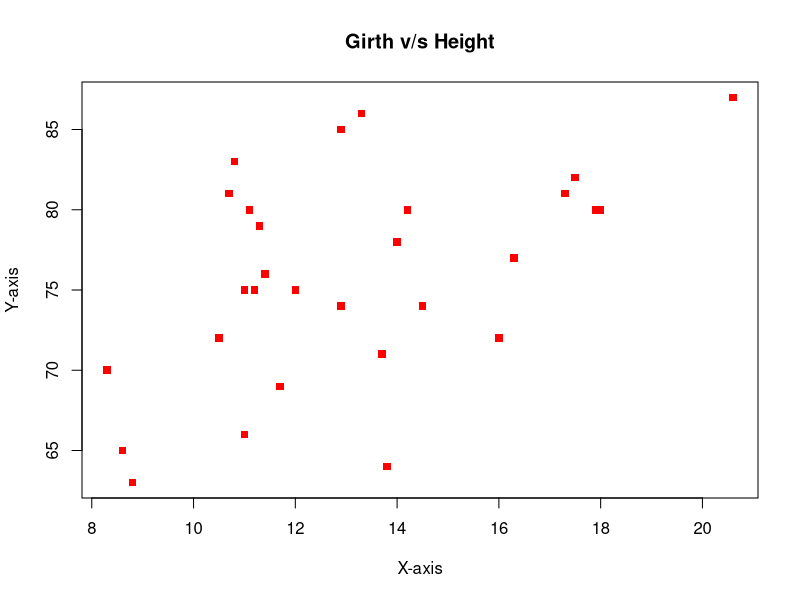
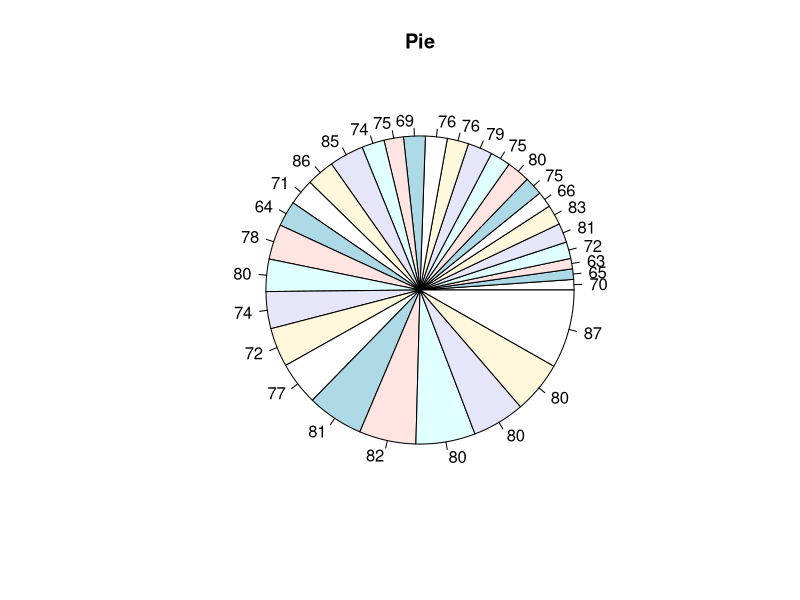
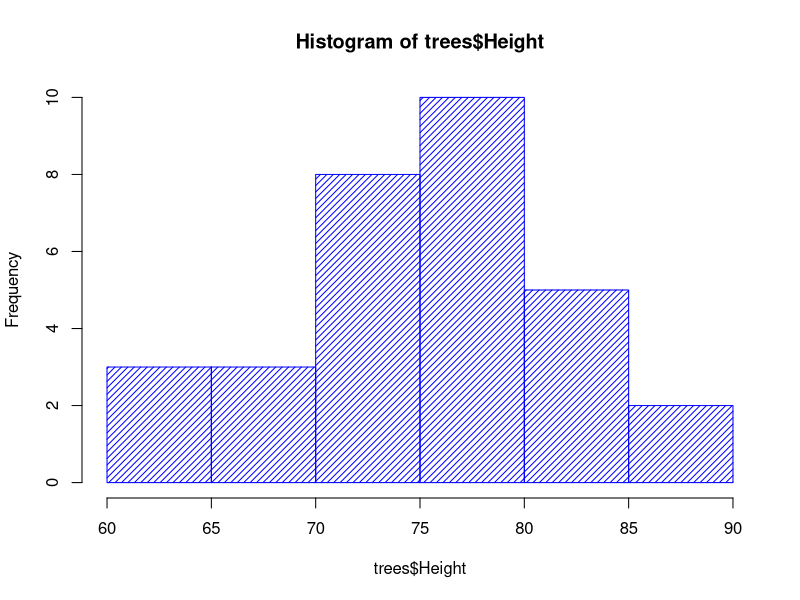

R code for these plots, in order:
data("trees")
print(head(trees,10))
print(tail(trees))
print(nrow(trees))
print(ncol(trees))
print(dim(trees))
print(?trees)
print(names(trees))
print(sort(trees$Height))
print(summary(trees))
print(rownames(trees)[which.max(trees$Height)])
print(rownames(trees)[which.min(trees$Height)])
print(rownames(trees)[which.max(trees$Girth)])
print(rownames(trees)[which.min(trees$Girth)])
print(rownames(trees)[which.max(trees$Volume)])
print(rownames(trees)[which.min(trees$Volume)])
print(mean(trees$Girth))
print(mean(trees$Height))
print(mean(trees$Volume))
print(median(trees$Girth))
print(median(trees$Height))
print(median(trees$Volume))
print(quantile(trees$Girth,c(0.25)))
print(quantile(trees$Girth,c(0.75)))
print(quantile(trees$Height,c(0.25)))
print(quantile(trees$Height,c(0.75)))
print(quantile(trees$Volume,c(0.25)))
print(quantile(trees$Volume,c(0.75)))


plot(trees$Girth,trees$Height,main="Girth v/s Height",xlab="X-axis",ylab="Y-axis",col="red",cex=1,pch=15)

pie(trees$Volume,label=trees$Height,main="Pie")

hist(trees$Height,density=22,col="blue")

